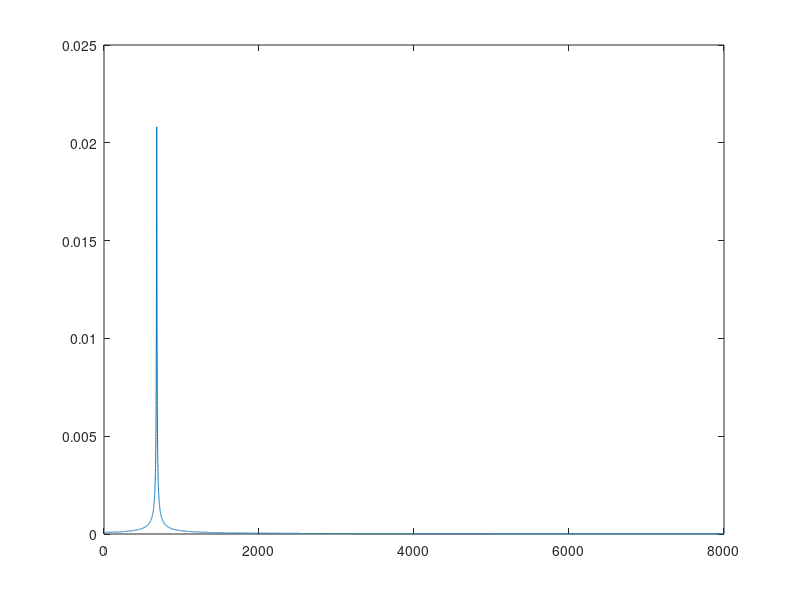
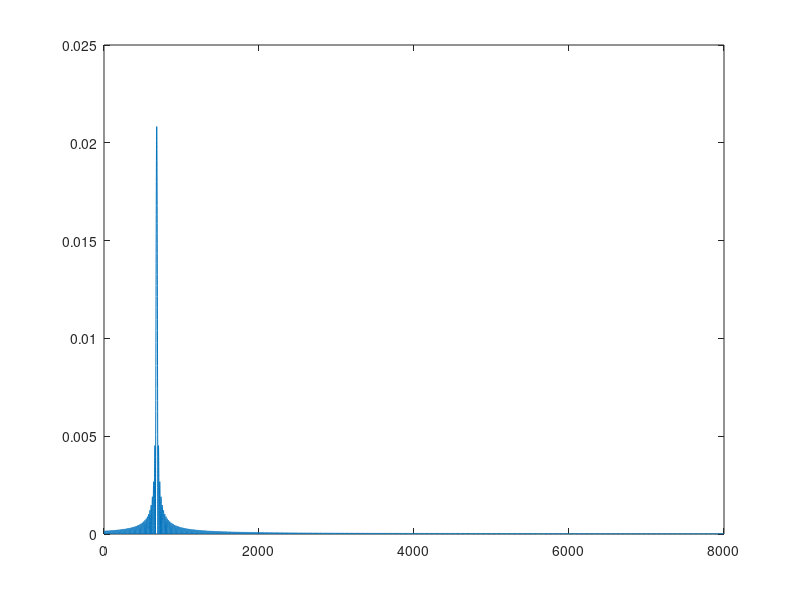
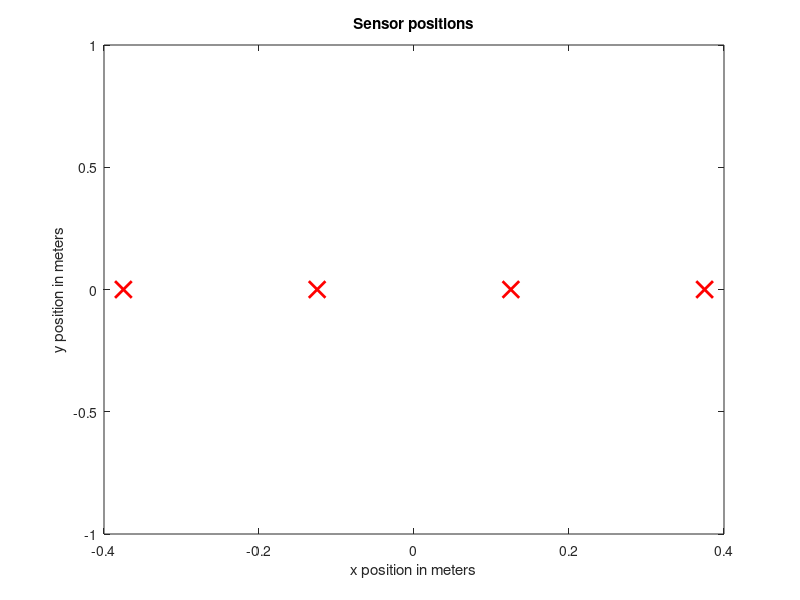

Recreate these plots in MATLAB, in order. (Note: this script raises an error after producing the figures.)
clear all;close all;
%% generate narrowband signal
n = (1:48000).';
fs = 16000;
L = length(n);
temp = 0.999.^n.*ones(48000,1);
temp = temp.*exp(1j*2*pi*680/fs*n);

nfft = length(temp);
f = fs*(0:nfft/2)/nfft;
S_1 = fft(temp/nfft,nfft);
figure
plot(f,abs(S_1(1:nfft/2+1)));
% soundsc(real(S_1),fs)
temp_1 = zeros(48000,1);
temp_1(1:1000) = 1;
temp_1 = temp_1.*exp(1j*2*pi*680/fs*n);
S_2 = fft(temp_1/nfft,nfft);
figure
plot(f,abs(S_2(1:nfft/2+1)));
%soundsc(real(s2),fs)

%% Array output
nSensors = 4;
senDist = 0.25;
dx = senDist;
dy = 0; 
J = nSensors;
c = 340;                                % the sound speed 
direction = [-6,52];                         % row vector containing angles for which constraints hold
nb_f = 680;

senIdx = linspace(0,J-1,J);
p = [(-(J-1)/2 + senIdx.')*senDist,zeros(J,1)]; 
v = [sin(direction*pi/180);-cos(direction*pi/180)];  % size 2*361

linspec = {'rx','MarkerSize',12,'LineWidth',2};

figure
plot(p(:,1),p(:,2),linspec{:});  
title('Sensor positions');
xlabel('x position in meters');
ylabel('y position in meters');
disp('The four microphones are ready !');


steervector = exp(-1j*2*pi*nb_f*(p*v)./c);   % size J*361
SNR = 40;
X = zeros(L,J);
randnoise = randn(L,1);
for senIdx = 1:J
    X(:,senIdx)= temp.*steervector(senIdx,1)+temp_1.*steervector(senIdx,2);
    [X(:,senIdx),Noise] = generate_noise(X(:,senIdx),randnoise,SNR);
end

%soundsc(real(X(1,:)),fs);
save('Observation_nb.mat','X','fs');
%% DOA
n_source = 2;                                       % the number of sources
X = X.';
[J,Frame] = size(X);
f_c = 680;
R_x = X*X'./Frame; 
theta = -90:0.5:90;
Index = linspace(0,J-1,J);
v = [sin(theta*pi/180);-cos(theta*pi/180)];       % size 2*721
p = [(-(J-1)/2 + Index.')*senDist,zeros(J,1)];             % size 6*2
a_theta = exp(-1j*2*pi*f_c*(p*v)./c);             % steer vector(match weights) 6*721

[U ,eigval] = eig(R_x);                             % the columns of U is the corresponding eigenvectors                                                    % and eigval is a diagonal matrix of eigenvalues
[eigval,index]  = sort(diag(eigval),1,'descend');   % eigval size is 6*1, the index in descend order
U   = U(:,index);                                   % descend the eigenvectors
Us  = U(:,1:n_source);                              % signal subspace
Un  = U(:,n_source+1:J);                            % noise subspace 6*4
P_sm = 1./diag(a_theta'*(Un*Un')*a_theta);          % pseudo power 721*1
figure
linspec = {'b-','LineWidth',2};
plot(theta, 10*log10(abs(P_sm)), linspec{:});
title('MUSIC pseudo power spectrum')
xlabel('Angle in [degrees]');
ylabel('Power spectrum in [dB]');
xlim([-90,90]);

%% Find the Global maximum and visualization
P_middle = abs(P_sm(2:end-1));
P_front = abs(P_sm(1:end-2));
P_back = abs(P_sm(3:end));
logic_front = (P_middle - P_front)>0;
logic_back = (P_middle - P_back)>0;
logic = logic_front & logic_back;
P_middle(~logic) = min(P_middle);
P_local = [abs(P_sm(1));P_middle;abs(P_sm(end))];
[~,doa_Idx] = maxk(P_local,n_source);
doa = theta(doa_Idx);
[~,minIdx] = min(abs(doa));
doa_source = doa(minIdx);
[~,maxIdx] = max(abs(doa));
interfer = doa(maxIdx);
disp(['The desired source DOA with MUSIC is: ',num2str(doa_source),' deg']);
disp(['The interfering DOA with MUSIC is: ',num2str(interfer),' deg']);
%% Null-steering
comp_vector = steervector(:,1)';
compensate = X.*(comp_vector.');
Block_vector = [1,-1,0,0];
align_out= Block_vector*compensate;
%soundsc(real(align_out(1,:)),fs);
%% NOISE
 function[corruptsignal,noise] = generate_noise(clearsignal,randnoise,SNR)
signalpower = (clearsignal'*clearsignal)./length(clearsignal);
randnoisepower = (randnoise'*randnoise)./length(randnoise);
noisepower = signalpower./(10^(0.1*SNR));
noise = sqrt(noisepower./randnoisepower)*randnoise;
corruptsignal = noise + clearsignal;
end





